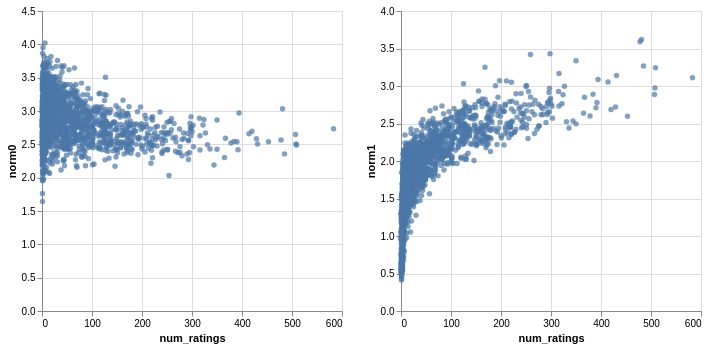

The cell this chart's notebook holds for it:
### Markdown cell above
Note: Depending on how the model is initialized, you may observe that some niche movies (ones with few ratings) have a high norm, leading to spurious recommendations. This can happen if the embedding of that movie happens to be initialized with a high norm. Then, because the movie has few ratings, it is infrequently updated, and can keep its high norm. This will be alleviated by using regularization.

Try changing the value of the hyper-parameter `init_stddev`. One quantity that can be helpful is that the expected norm of a $d$-dimensional vector with entries $\sim \mathcal N(0, \sigma^2)$ is approximatley $\sigma \sqrt d$.

Observe how this affects the embedding norm distribution, and the ranking of the top-norm movies?

### Code cell
#============================================================================
#enter your code here
init_stddev = 0.1
# use build_model function
model_lowinit = build_model(ratings, embedding_dim=30, init_stddev=init_stddev)
#============================================================================
model_lowinit.train(num_iterations=1000, learning_rate=10.)
movie_neighbors(model, "Priest", DOT)
movie_neighbors(model_lowinit, "Priest", DOT)
movie_embedding_norm([model, model_lowinit])

### Figure 1 — Vega-Lite specification as saved in the notebook (floating-point values rounded to 4 significant figures; data arrays with more than 128 entries replaced by an {"elided": "..."} marker saying what was removed)
{"config": {"view": {"continuousWidth": 300, "continuousHeight": 300}}, "hconcat": [{"layer": [{"mark": {"type": "circle"}, "encoding": {"color": {"condition": {"param": "param_6", "value": "#4c78a8"}, "value": "lightgray"}, "x": {"field": "num_ratings", "type": "quantitative"}, "y": {"field": "norm0", "type": "quantitative"}}, "name": "view_3"}, {"mark": {"type": "text", "align": "center", "dx": 5, "dy": -5}, "encoding": {"text": {"condition": {"param": "param_7", "empty": false, "field": "title"}, "value": ""}, "x": {"field": "num_ratings", "type": "quantitative"}, "y": {"field": "norm0", "type": "quantitative"}}}]}, {"layer": [{"mark": {"type": "circle"}, "encoding": {"color": {"condition": {"param": "param_6", "value": "#4c78a8"}, "value": "lightgray"}, "x": {"field": "num_ratings", "type": "quantitative"}, "y": {"field": "norm1", "type": "quantitative"}}, "name": "view_4"}, {"mark": {"type": "text", "align": "center", "dx": 5, "dy": -5}, "encoding": {"text": {"condition": {"param": "param_8", "empty": false, "field": "title"}, "value": ""}, "x": {"field": "num_ratings", "type": "quantitative"}, "y": {"field": "norm1", "type": "quantitative"}}}]}], "data": {"name": "data-4567cb208d13dbdf1e1eab4a1ef9a9c5"}, "params": [{"name": "param_7", "select": {"type": "point", "encodings": ["x", "y"], "nearest": true, "on": "mouseover"}, "views": ["view_3"]}, {"name": "param_6", "select": {"type": "interval"}, "views": ["view_3", "view_4"]}, {"name": "param_8", "select": {"type": "point", "encodings": ["x", "y"], "nearest": true, "on": "mouseover"}, "views": ["view_4"]}], "$schema": "https://vega.github.io/schema/vega-lite/v5.20.1.json", "datasets": {"data-4567cb208d13dbdf1e1eab4a1ef9a9c5": {"elided": "1682 records"}}}
